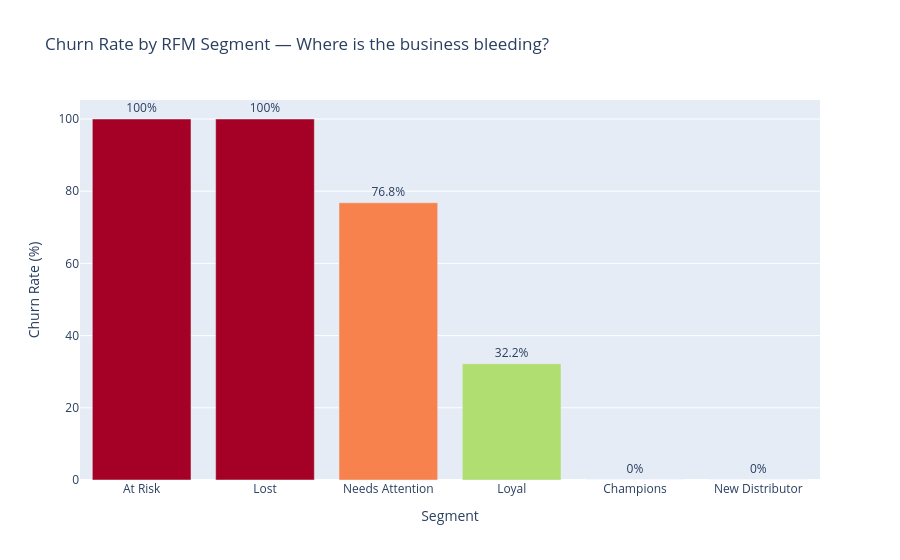

Here is the notebook cell this chart was saved with:
### Code cell
# ── INSIGHT 3: Segment-wise churn rate ───────────────────────────────────────
seg = df.groupby("rfm_segment").agg(
    total       = ("distributor_id", "count"),
    churned     = ("churned", "sum"),
    avg_monetary= ("monetary", "mean")
).reset_index()

seg["churn_rate"] = (seg["churned"] / seg["total"] * 100).round(1)
seg = seg.sort_values("churn_rate", ascending=False)

fig = px.bar(
    seg,
    x="rfm_segment",
    y="churn_rate",
    color="churn_rate",
    color_continuous_scale="RdYlGn_r",
    text="churn_rate",
    title="Churn Rate by RFM Segment — Where is the business bleeding?",
    labels={"churn_rate": "Churn Rate (%)", "rfm_segment": "Segment"}
)
fig.update_traces(texttemplate="%{text}%", textposition="outside")
fig.update_layout(coloraxis_showscale=False)
fig.show()

print(seg[["rfm_segment", "total", "churned", "churn_rate", "avg_monetary"]]
      .to_string(index=False))

print("""
📌 Business Insight:
   'Lost' and 'At Risk' segments have highest churn rates.
   'At Risk' is the most actionable — these distributors
   were once frequent buyers and can still be recovered
   with targeted schemes or ASM visits.
""")

### Figure 1 — Plotly figure (JSON) as saved in the notebook; plotly's stock layout.template omitted (floating-point values rounded to 4 significant figures)
{"data": [{"hovertemplate": "Segment=%{x}<br>Churn Rate (%)=%{marker.color}<extra></extra>", "legendgroup": "", "marker": {"color": [100.0, 100.0, 76.8, 32.2, 0.0, 0.0], "coloraxis": "coloraxis", "pattern": {"shape": ""}}, "name": "", "orientation": "v", "showlegend": false, "text": [100.0, 100.0, 76.8, 32.2, 0.0, 0.0], "textposition": "outside", "texttemplate": "%{text}%", "type": "bar", "x": ["At Risk", "Lost", "Needs Attention", "Loyal", "Champions", "New Distributor"], "xaxis": "x", "y": [100.0, 100.0, 76.8, 32.2, 0.0, 0.0], "yaxis": "y"}], "layout": {"barmode": "relative", "coloraxis": {"colorbar": {"title": {"text": "Churn Rate (%)"}}, "colorscale": [[0, "rgb(0,104,55)"], [0.1, "rgb(26,152,80)"], [0.2, "rgb(102,189,99)"], [0.3, "rgb(166,217,106)"], [0.4, "rgb(217,239,139)"], [0.5, "rgb(255,255,191)"], [0.6, "rgb(254,224,139)"], [0.7, "rgb(253,174,97)"], [0.8, "rgb(244,109,67)"], [0.9, "rgb(215,48,39)"], [1, "rgb(165,0,38)"]], "showscale": false}, "legend": {"tracegroupgap": 0}, "title": {"text": "Churn Rate by RFM Segment — Where is the business bleeding?"}, "xaxis": {"anchor": "y", "domain": [0, 1], "title": {"text": "Segment"}}, "yaxis": {"anchor": "x", "domain": [0, 1], "title": {"text": "Churn Rate (%)"}}}}
